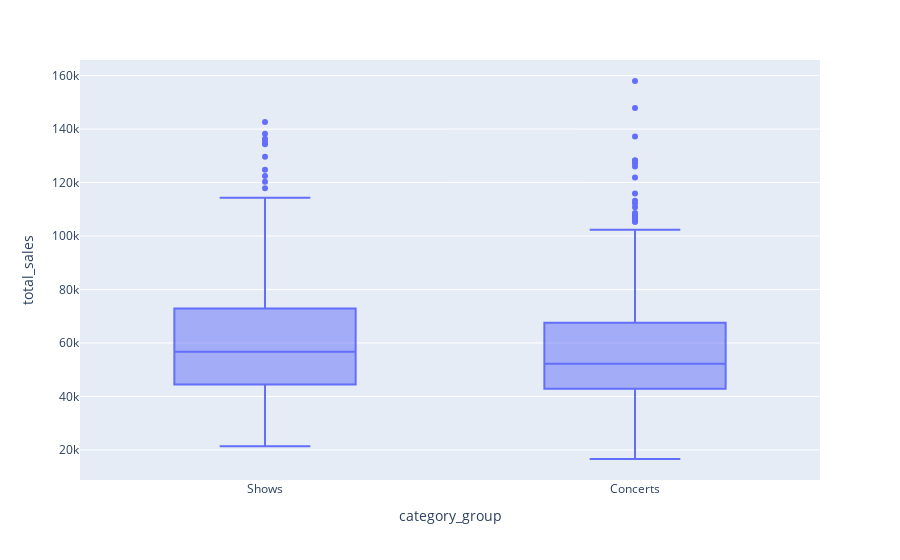

The code cell stored with this chart in its notebook:
### Markdown cell above
## 🎨&nbsp;&nbsp;Visualize the data 
An essential part of exploratory analysis is the ability to visualize data. We will begin with a boxplot to identify differences in sales between event categories.

Plotly visualizations are interactive. Be sure to hover over each box to gain additional insights from the plot!

💪&nbsp;&nbsp;_You can add a title to Plotly Express plots by using the `title` argument (e.g., `title="My Fantastic Plot"`). Try adding a title to this and the following plot to help readers interpret your visualizations!_

### Code cell
# Create a boxplot of total sales by event category
fig = px.box(event_details, x="category_group", y="total_sales")
fig.show()

### Figure 1 — Plotly figure (JSON) as saved in the notebook; plotly's stock layout.template omitted (floating-point values rounded to 4 significant figures; data arrays with more than 128 entries replaced by an {"elided": "..."} marker saying what was removed)
{"data": [{"alignmentgroup": "True", "hovertemplate": "category_group=%{x}<br>total_sales=%{y}<extra></extra>", "legendgroup": "", "marker": {"color": "#636efa"}, "name": "", "notched": false, "offsetgroup": "", "orientation": "v", "showlegend": false, "x": {"elided": "1000 str values"}, "x0": " ", "xaxis": "x", "y": {"elided": "1000 int values"}, "y0": " ", "yaxis": "y", "type": "box"}], "layout": {"xaxis": {"anchor": "y", "domain": [0, 1], "title": {"text": "category_group"}}, "yaxis": {"anchor": "x", "domain": [0, 1], "title": {"text": "total_sales"}}, "legend": {"tracegroupgap": 0}, "margin": {"t": 60}, "boxmode": "group"}}
